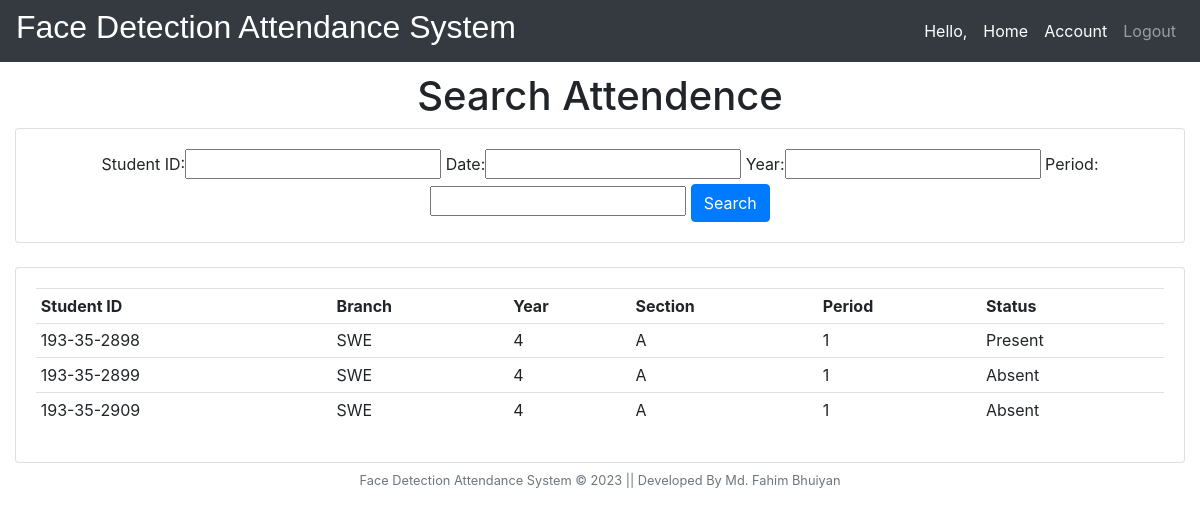
/searchattendence/, run on the app's committed database.
### attendence_sys/models.py (models this page shows, shortened)
class Attendence(models.Model):
    Faculty_Name = models.CharField(max_length=200, null=True, blank=True)
    Student_ID = models.CharField(max_length=200, null=True, blank=True)
    date = models.DateField(auto_now_add = True, null = True)
    time = models.TimeField(auto_now_add=True, null = True)
    branch = models.CharField(max_length=200, null = True)
    year = models.CharField(max_length=200, null = True)
    section = models.CharField(max_length=200, null = True)
    period = models.CharField(max_length=200, null = True)
    status = models.CharField(max_length=200, null = True, default='Absent')

### attendence_sys/views.py (the view)
# urls.py: path('searchattendence/', views.searchAttendence, name='searchattendence'),
def searchAttendence(request):
    attendences = Attendence.objects.all()
    myFilter = AttendenceFilter(request.GET, queryset=attendences)
    attendences = myFilter.qs
    context = {'myFilter':myFilter, 'attendences': attendences, 'ta':False}
    return render(request, 'attendence_sys/attendence.html', context)

### attendence_sys/templates/attendence_sys/attendence.html (shortened to what this page needs)
{% extends 'attendence_sys/main.html' %}
{% block content %}
{% if ta == False %}
<center>
	<h1>Search Attendence</h1>
</center>
<div class="row">
	<div class="col">
		<div class="card card-body">
			<center>
				<form method="get">
					{{myFilter.form}}
					<button class="btn btn-primary" type="submit">Search</button>
				</form>
			</center>
		</div>
	</div>
</div>
<br>
<div class="row">
	<div class="col-sm-12">
		<div class="card card-body">
			<table class="table table-sm">
				<tr>
					<th>Student ID</th>
					<th>Branch</th>
					<th>Year</th>
					<th>Section</th>
					<th>Period</th>
					<th>Status</th>
				</tr>
				{% for attendence in attendences %}
				<tr>
					<td>{{ attendence.Student_ID }}</td>
					<td>{{ attendence.branch }}</td>
					<td>{{ attendence.year }}</td>
					<td>{{ attendence.section }}</td>
					<td>{{ attendence.period }}</td>
					<td>{{ attendence.status }}</td>
				</tr>
				{% endfor %}
			</table>
		</div>
	</div>
</div>
{% endif %}
{% include 'attendence_sys/footer.html' %}
{% endblock %}

### attendence_sys/templates/attendence_sys/main.html (shortened to what this page needs)
<!DOCTYPE html>
<html>
<head>
	<link rel="stylesheet" href="https://stackpath.bootstrapcdn.com/bootstrap/4.3.1/css/bootstrap.min.css"
>
</head>
<body>
	{% include 'attendence_sys/navbar.html' %}
	<br>
	<br>
	<br>
	<div class="container-fluid">
		{% block content %}
		{% endblock %}
	</div>
</body>
</html>

### attendence_sys/templates/attendence_sys/navbar.html (shortened to what this page needs)
{% load static %}
<nav class="navbar navbar-expand-lg navbar-dark fixed-top bg-dark">
  <h2 style="color: white; font-family: 'Gill Sans', 'Gill Sans MT', Calibri, 'Trebuchet MS', sans-serif;"> Face
    Detection Attendance System </h2>
  <div class="collapse navbar-collapse" id="navbarNav">
    <ul class="navbar-nav ml-auto">
      <li class="nav-item active">
        <span class="nav-link">Hello, {{ request.user.faculty }}</span>
      </li>
      <li class="nav-item active">
        <a href="{% url 'home' %}" class="nav-link">Home</a>
      </li>
      <li class="nav-item active">
        <a class="nav-link" href="{% url 'account' %}">Account</a>
      </li>
      <li class="nav-item">
        <a class="nav-link" href="{% url 'logout' %}">Logout</a>
      </li>
    </ul>
  </div>
</nav>

### attendence_sys/templates/attendence_sys/footer.html
<footer class="py-2">
    <div class="small text-center text-muted">Face Detection Attendance System &copy; 2023 || Developed By Md. Fahim
        Bhuiyan
    </div>
</footer>

### data on the page
Attendence: Student_ID "193-35-2898", branch "SWE", year "4", section "A", period "1", status "Present"
Attendence: Student_ID "193-35-2899", branch "SWE", year "4", section "A", period "1", status "Absent"
Attendence: Student_ID "193-35-2909", branch "SWE", year "4", section "A", period "1", status "Absent"
